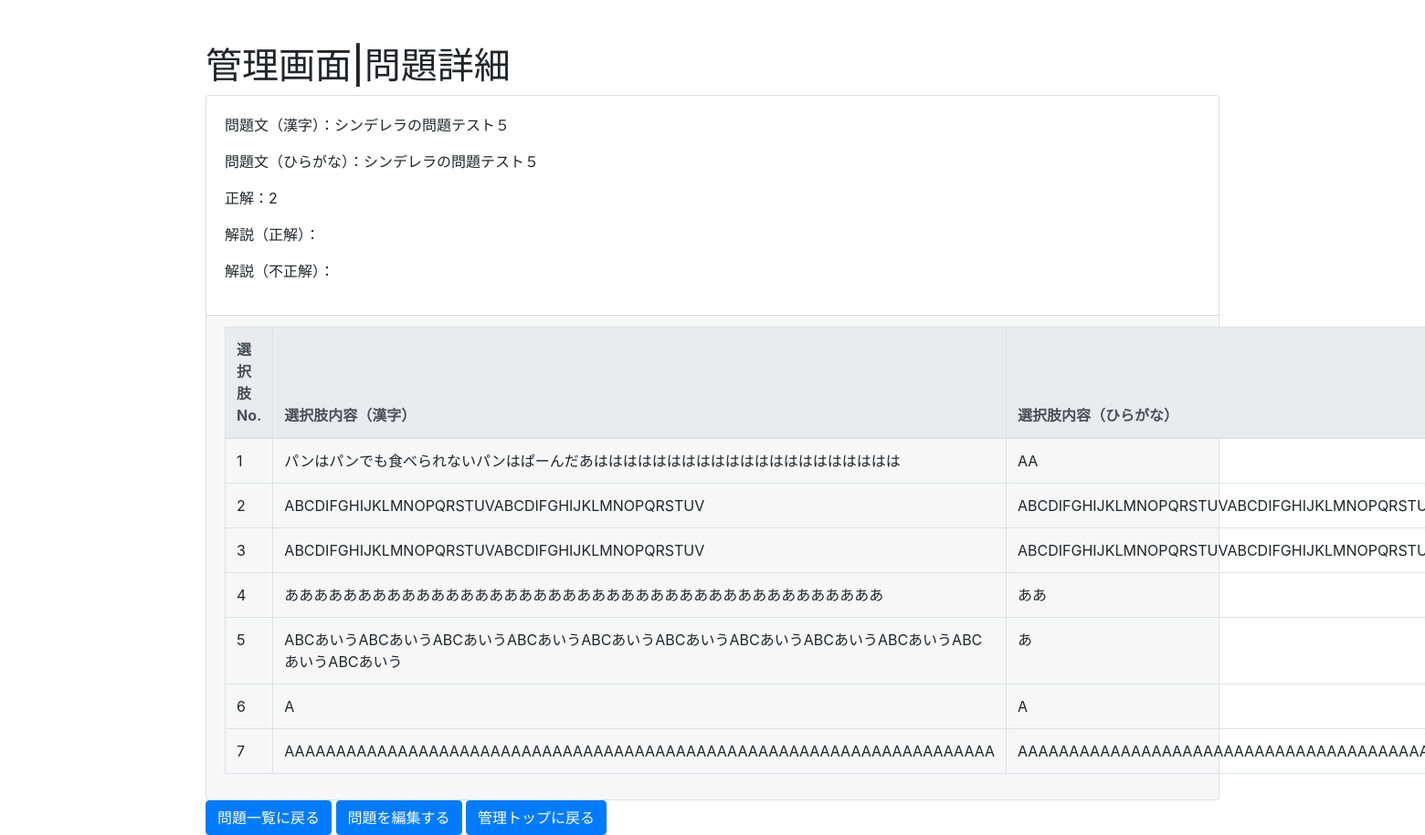
/edit/detail/36/ (signed in), run on an earlier commit of the app's database.
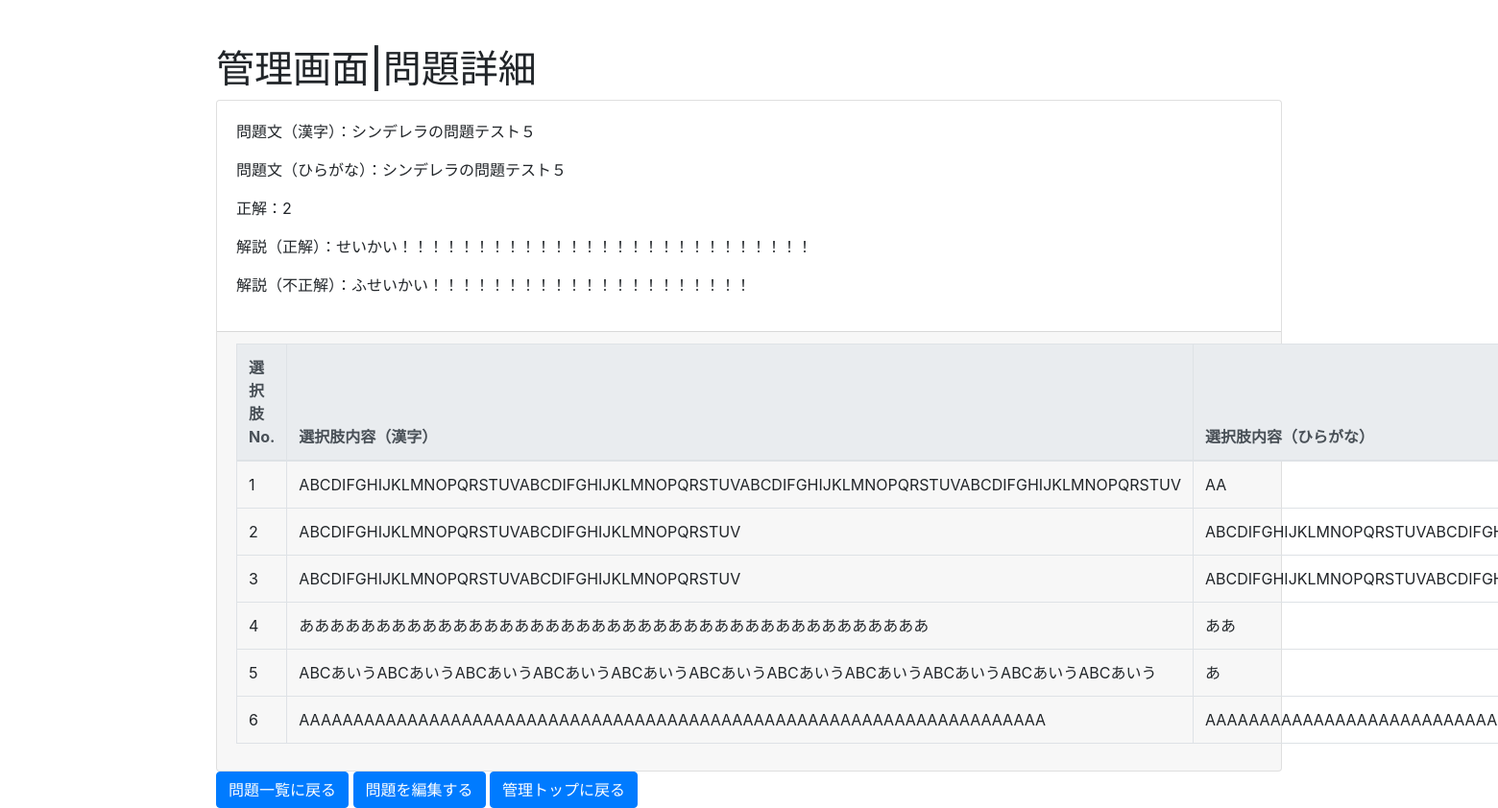
And on a later commit of the database.
### question/models.py (models this page shows, shortened)
class TextChoice(models.Model):
    body = models.CharField('選択肢（漢字）', max_length=512)
    body_kana = models.CharField('選択肢（ひらがな）', max_length=1024, default="")
    Question = models.ForeignKey(Question, on_delete=models.CASCADE)
    choice_no = models.PositiveSmallIntegerField(verbose_name='選択肢No.', default=1)

class Question(models.Model):
    body = models.CharField('本文（漢字）', max_length=1024)
    body_kana = models.CharField('本文（ひらがな）', max_length=1024, default="")
    Category = models.ManyToManyField(Category)
    question_no = models.PositiveSmallIntegerField(verbose_name='問題No.', default=0)
    answer_choice_no = models.PositiveSmallIntegerField(verbose_name='正解No.', default=1)
    ok_comment = models.CharField('解説（正解の場合）', max_length=1024, default="")
    ng_comment = models.CharField('解説（不正解の場合）', max_length=1024, default="")
    question_disp_type = models.ForeignKey(QuestionDispType, on_delete=models.SET_DEFAULT, default=set_default_disp_type)

### edit/views.py (the view)
# urls.py: path('detail/<int:pk>/', views.QuestionDetail.as_view(), name='question_detail'),
class QuestionDetail(LoginRequiredMixin, DetailView):
    model = Question
    def get_context_data(self, **kwargs):
        context = super().get_context_data(**kwargs)
        question = context.get("object")
        choices = question.textchoice_set.all().order_by("choice_no")
        context["choices"] = choices
        context["category_id"] = self.kwargs.get('category_id')
        if self.kwargs.get('category_id'):
            context["category_name"] = Category.objects.get(pk=self.kwargs.get('category_id')).name
        return context

### edit/views.py (called while the page is built)
    @method_decorator(login_required(login_url = '/accounts/login/'))
    def dispatch(self, request, *args, **kwargs):
        return super(LoginRequiredMixin, self).dispatch(request, *args, **kwargs)

### edit/templates/question/question_detail.html (shortened to what this page needs)
{% extends 'question/base.html' %}
{% block page_title %}管理画面|問題詳細{% endblock %}
{% block content %}
  <div class="container">
    <div class="row">
      <div class="col-12">
        <div class="card card-default">
          <div class="card-body">
            <p>問題文（漢字）：{{ question.body|linebreaksbr }}</p>
            <p>問題文（ひらがな）：{{ question.body|linebreaksbr }}</p>
            <p>正解：{{ question.answer_choice_no }}</p>
            <p>解説（正解）：{{ question.ok_comment|linebreaksbr }}</p>
            <p>解説（不正解）：{{ question.ng_comment|linebreaksbr }}</p>
          </div>
          <div class="card-footer">
            <table class="table table-bordered">
                <thead class="thead-light">
                    <tr><th style="width:10%">選択肢No.</th><th style="width:45%">選択肢内容（漢字）</th><th style="width:45%">選択肢内容（ひらがな）</th></tr>
                </thead>
            {% for text_choice in choices %}
                <tr>
                  <td style="width:10%">{{ text_choice.choice_no }}</td>
                  <td style="width:45%">{{ text_choice.body|linebreaksbr }}</td>
                  <td style="width:45%">{{ text_choice.body_kana|linebreaksbr }}</td>
                </tr>
            </div>
            {% endfor %}
    <div class="row">
      <div class="col-12">
        {% if category_id %}
          <a class="btn btn-primary" href="{% url 'category_question_list' category_id %}" role="button">{{ category_name }}の問題一覧に戻る</a>
        {% else %}
          <a class="btn btn-primary" href="{% url 'question_list' %}" role="button">問題一覧に戻る</a>
        {% endif %}
        <a class="btn btn-primary" href="{% url 'question_update' question.id %}" role="button">問題を編集する</a>
        <a class="btn btn-primary" href="{% url 'category_list' %}" role="button">管理トップに戻る</a>
      </div>
    </div>
{% endblock %}

What changed in the data, as far as the page shows it:
removed TextChoice: choice_no "6", body "A", body_kana "A"
changed Question "シンデレラの問題テスト５": ok_comment (not shown) → "せいかい！！！！！！！！！！！！！！！！！！！！！！！！！！！"; ng_comment (not shown) → "ふせいかい！！！！！！！！！！！！！！！！！！！！！"
changed TextChoice "AA": body "パンはパンでも食べられないパンはぱーんだあははははははははははははははははははははは" → "ABCDIFGHIJKLMNOPQRSTUVABCDIFGHIJKLMNOPQRSTUVABCDIFGHIJKLMNOPQRSTUVABCDIFGHIJKLMNOPQRSTUV"
changed TextChoice "AAAAAAAAAAAAAAAAAAAAAAAAAAAAAAAAAAAAAAAAAAAAAAAAAAAAAAAAAAAAAAAAAAAAA": choice_no "7" → "6"
